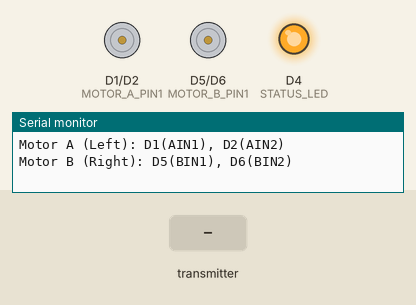
A sketch run on a simulated ESP8266 (NodeMCU). Shown: motor-driver pin pairs drawn as motors (green arrow = first pin HIGH = forward, orange = second pin HIGH = backward, longer = more drive), output pins drawn as LEDs (lit = HIGH), the last lines printed to the serial monitor. The inputs (shaded band) are chosen by the test bench.

Above: at 3.7 s.
3.8 s: the transmitter starts sending encoder1_norm = 1
At 3.96 s:
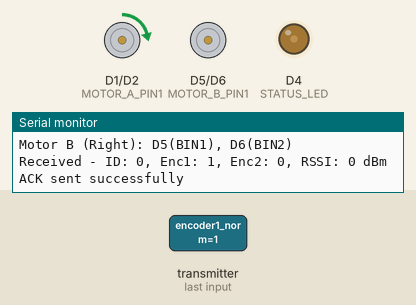
6.8 s: the transmitter starts sending encoder2_norm = 1
At 6.95 s:
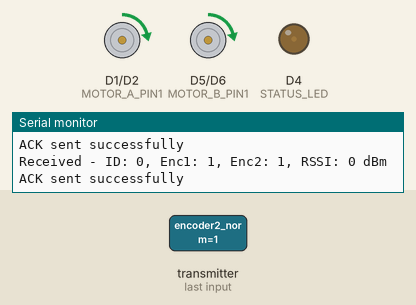
9.8 s: the transmitter starts sending encoder1_norm = 0
At 11.2 s:
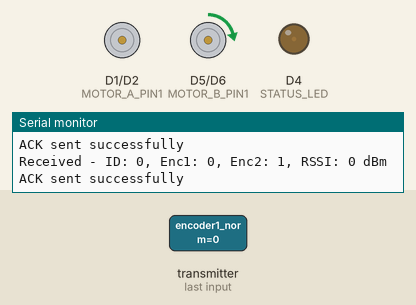
12.8 s: the transmitter starts sending encoder2_norm = 90
At 15.05 s:
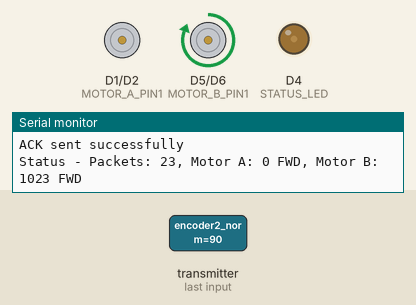
15.8 s: the transmitter starts sending encoder1_norm = 2
At 15.97 s:
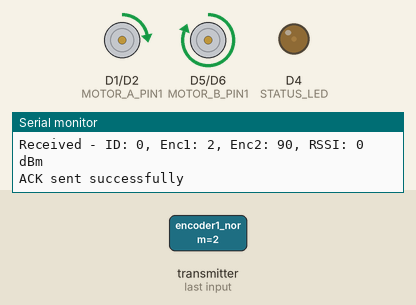
18.8 s: the transmitter starts sending encoder1_norm = 90
At 18.95 s:
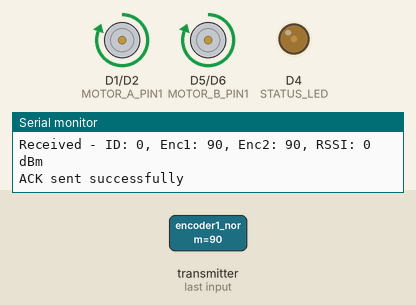
Timing chart, 0 to 22.8 s (numbered marks = the images above; inputs shaded):
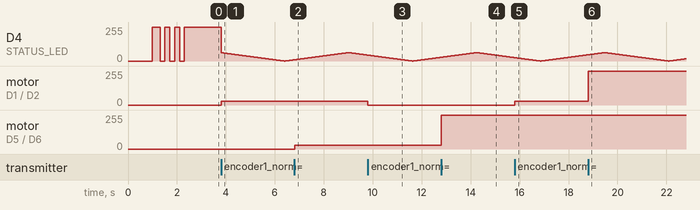

The sketch:

RC_Motors.ino
```cpp
#include <espnow.h>
#include <ESP8266WiFi.h>

// ESP-NOW Configuration
#define ESP_NOW_CHANNEL 1
#define ESP_NOW_ENCRYPT false
#define DATA_TIMEOUT 3000      // Data reception timeout (ms)

// DRV8833 Motor Driver Pin Definitions
// Motor A (Left Motor)
#define MOTOR_A_PIN1 D1  // GPIO5 - AIN1
#define MOTOR_A_PIN2 D2  // GPIO4 - AIN2

// Motor B (Right Motor)
#define MOTOR_B_PIN1 D5  // GPIO14 - BIN1
#define MOTOR_B_PIN2 D6  // GPIO12 - BIN2

// Motor Control Parameters
#define PWM_RANGE 1023        // ESP8266 PWM range (10-bit)
#define MIN_PWM_THRESHOLD 100 // Minimum PWM to overcome motor stiction
#define ENCODER_MAX_VALUE 90  // Maximum encoder value from sender

// Status LED
#define STATUS_LED D4  // GPIO2 - Built-in LED (inverted)

// Data structure matching sender (from Sailing_Control.ino)
typedef struct rotary_message {
  int encoder1_value;
  int encoder1_norm;    // Left motor control (-90 to 90)
  int encoder2_value;
  int encoder2_norm;    // Right motor control (-90 to 90)
  bool button_state;
  bool button2_state;
  uint32_t msg_id;
  uint8_t button_event;
  uint8_t button2_event;
} rotary_message;

// ACK message structure
typedef struct ack_message {
  int rssi;
  uint32_t ack_id;
} ack_message;

// Global variables
rotary_message receivedData;
ack_message ackData;
unsigned long lastDataReceivedTime = 0;
bool dataReceived = false;
uint32_t totalPackets = 0;
uint32_t lastMsgId = 0;
uint8_t senderMac[6];

// Motor control variables
int currentMotorA_Speed = 0;
int currentMotorB_Speed = 0;
bool motorA_Forward = true;
bool motorB_Forward = true;

// Initialize ESP-NOW
bool initESPNow() {
  if (esp_now_init() != 0) {
    Serial.println("Error initializing ESP-NOW");
    return false;
  }
  return true;
}

// Get ESP error message
const char* getESPErrorMsg(int err) {
  switch (err) {
    case 0: return "Success";
    case 1: return "ESP-NOW not init";
    case 2: return "Invalid argument";
    case 3: return "Internal error";
    case 4: return "Out of memory";
    case 5: return "Peer not found";
    case 6: return "Interface error";
    default: return "Unknown error";
  }
}

// Control Motor A (Left Motor)
void controlMotorA(int encoderValue) {
  int pwmValue = 0;

  if (encoderValue == 0) {
    // Stop motor
    digitalWrite(MOTOR_A_PIN1, LOW);
    digitalWrite(MOTOR_A_PIN2, LOW);
    currentMotorA_Speed = 0;
    return;
  }

  // Calculate PWM value (0-90 -> MIN_PWM_THRESHOLD to PWM_RANGE)
  pwmValue = map(abs(encoderValue), 0, ENCODER_MAX_VALUE, MIN_PWM_THRESHOLD, PWM_RANGE);
  pwmValue = constrain(pwmValue, MIN_PWM_THRESHOLD, PWM_RANGE);

  if (encoderValue > 0) {
    // Forward direction
    analogWrite(MOTOR_A_PIN1, pwmValue);
    digitalWrite(MOTOR_A_PIN2, LOW);
    motorA_Forward = true;
  } else {
    // Backward direction
    digitalWrite(MOTOR_A_PIN1, LOW);
    analogWrite(MOTOR_A_PIN2, pwmValue);
    motorA_Forward = false;
  }

  currentMotorA_Speed = pwmValue;
}

// Control Motor B (Right Motor)
void controlMotorB(int encoderValue) {
  int pwmValue = 0;

  if (encoderValue == 0) {
    // Stop motor
    digitalWrite(MOTOR_B_PIN1, LOW);
    digitalWrite(MOTOR_B_PIN2, LOW);
    currentMotorB_Speed = 0;
    return;
  }

  // Calculate PWM value (0-90 -> MIN_PWM_THRESHOLD to PWM_RANGE)
  pwmValue = map(abs(encoderValue), 0, ENCODER_MAX_VALUE, MIN_PWM_THRESHOLD, PWM_RANGE);
  pwmValue = constrain(pwmValue, MIN_PWM_THRESHOLD, PWM_RANGE);

  if (encoderValue > 0) {
    // Forward direction
    analogWrite(MOTOR_B_PIN1, pwmValue);
    digitalWrite(MOTOR_B_PIN2, LOW);
    motorB_Forward = true;
  } else {
    // Backward direction
    digitalWrite(MOTOR_B_PIN1, LOW);
    analogWrite(MOTOR_B_PIN2, pwmValue);
    motorB_Forward = false;
  }

  currentMotorB_Speed = pwmValue;
}

// Emergency stop - stop both motors immediately
void emergencyStop() {
  digitalWrite(MOTOR_A_PIN1, LOW);
  digitalWrite(MOTOR_A_PIN2, LOW);
  digitalWrite(MOTOR_B_PIN1, LOW);
  digitalWrite(MOTOR_B_PIN2, LOW);
  currentMotorA_Speed = 0;
  currentMotorB_Speed = 0;
  Serial.println("EMERGENCY STOP - All motors stopped");
}

// Data receive callback
void OnDataRecv(uint8_t *mac, uint8_t *data, uint8_t data_len) {
  // Get RSSI value
  int receivedRSSI = WiFi.RSSI();

  // Process received data
  if (data_len == sizeof(rotary_message)) {
    memcpy(&receivedData, data, sizeof(rotary_message));

    // Update data reception status
    lastDataReceivedTime = millis();
    dataReceived = true;
    totalPackets++;

    // Control motors based on encoder values
    controlMotorA(receivedData.encoder1_norm);  // Left motor
    controlMotorB(receivedData.encoder2_norm);  // Right motor

    // Debug output
    Serial.print("Received - ID: ");
    Serial.print(receivedData.msg_id);
    Serial.print(", Enc1: ");
    Serial.print(receivedData.encoder1_norm);
    Serial.print(", Enc2: ");
    Serial.print(receivedData.encoder2_norm);
    Serial.print(", RSSI: ");
    Serial.print(receivedRSSI);
    Serial.println(" dBm");

    // Prepare ACK response
    ackData.rssi = receivedRSSI;
    ackData.ack_id = receivedData.msg_id;

    // Store sender MAC address for response
    memcpy(senderMac, mac, 6);

    // Send ACK
    int result = esp_now_send(mac, (uint8_t *)&ackData, sizeof(ackData));
    if (result != 0) {
      Serial.print("ACK send failed: ");
      Serial.println(getESPErrorMsg(result));
    }
  }
}

// Data send callback
void OnDataSent(uint8_t *mac_addr, uint8_t status) {
  if (status == 0) {
    Serial.println("ACK sent successfully");
  } else {
    Serial.println("ACK send failed");
  }
}

void setup() {
  // Initialize serial communication
  Serial.begin(115200);
  delay(1000);

  Serial.println("\n=== ESP8266 RC Motors Receiver ===");

  // Initialize motor control pins
  pinMode(MOTOR_A_PIN1, OUTPUT);
  pinMode(MOTOR_A_PIN2, OUTPUT);
  pinMode(MOTOR_B_PIN1, OUTPUT);
  pinMode(MOTOR_B_PIN2, OUTPUT);

  // Initialize status LED
  pinMode(STATUS_LED, OUTPUT);
  digitalWrite(STATUS_LED, HIGH); // Turn off LED (inverted)

  // Set PWM range for ESP8266
  analogWriteRange(PWM_RANGE);

  // Stop all motors initially
  emergencyStop();

  // Disconnect existing WiFi connection
  WiFi.disconnect(true);
  delay(100);

  // Set WiFi mode to Station
  WiFi.mode(WIFI_STA);
  delay(100);

  // Display MAC address
  String macAddress = WiFi.macAddress();
  Serial.print("MAC Address: ");
  Serial.println(macAddress);

  // Convert MAC to hex format for sender configuration
  uint8_t mac[6];
  WiFi.macAddress(mac);
  Serial.print("MAC for sender config: {0x");
  for (int i = 0; i < 6; i++) {
    Serial.print(mac[i], HEX);
    if (i < 5) Serial.print(", 0x");
  }
  Serial.println("}");

  // Set WiFi channel
  WiFi.channel(ESP_NOW_CHANNEL);
  delay(100);

  // Initialize ESP-NOW
  if (!initESPNow()) {
    Serial.println("ESP-NOW initialization failed");
    while (1) {
      digitalWrite(STATUS_LED, LOW);  // Turn on LED (error indicator)
      delay(500);
      digitalWrite(STATUS_LED, HIGH); // Turn off LED
      delay(500);
    }
  }

  // Register callbacks
  esp_now_register_recv_cb(OnDataRecv);
  esp_now_register_send_cb(OnDataSent);

  Serial.println("Setup complete - Ready to receive motor commands");
  Serial.println("Motor A (Left): D1(AIN1), D2(AIN2)");
  Serial.println("Motor B (Right): D5(BIN1), D6(BIN2)");

  // Indicate ready status
  for (int i = 0; i < 3; i++) {
    digitalWrite(STATUS_LED, LOW);  // Turn on LED
    delay(200);
    digitalWrite(STATUS_LED, HIGH); // Turn off LED
    delay(200);
  }
}

void loop() {
  static unsigned long lastStatusUpdate = 0;

  // Check for data timeout
  if (dataReceived && (millis() - lastDataReceivedTime > DATA_TIMEOUT)) {
    Serial.println("Data timeout - Emergency stop activated");
    emergencyStop();
    dataReceived = false;

    // Flash LED to indicate timeout
    digitalWrite(STATUS_LED, LOW);
    delay(100);
    digitalWrite(STATUS_LED, HIGH);
  }

  // Status LED - breathing effect when receiving data
  if (dataReceived && (millis() - lastDataReceivedTime < DATA_TIMEOUT)) {
    static unsigned long lastLedUpdate = 0;
    static int ledBrightness = 0;
    static int ledDirection = 5;

    if (millis() - lastLedUpdate > 50) {
      ledBrightness += ledDirection;
      if (ledBrightness >= 255 || ledBrightness <= 0) {
        ledDirection = -ledDirection;
      }
      ledBrightness = constrain(ledBrightness, 0, 255);
      analogWrite(STATUS_LED, 255 - ledBrightness); // Inverted LED
      lastLedUpdate = millis();
    }
  } else {
    // No data - solid LED
    digitalWrite(STATUS_LED, HIGH); // Off
  }

  // Print status every 5 seconds
  if (millis() - lastStatusUpdate > 5000) {
    if (!dataReceived) {
      // Print MAC address when no data received (for sender configuration)
      uint8_t mac[6];
      WiFi.macAddress(mac);
      Serial.print("Waiting for sender... MAC: {0x");
      for (int i = 0; i < 6; i++) {
        if (mac[i] < 16) Serial.print("0");
        Serial.print(mac[i], HEX);
        if (i < 5) Serial.print(", 0x");
      }
      Serial.println("}");
    } else {
      Serial.print("Status - Packets: ");
      Serial.print(totalPackets);
      Serial.print(", Motor A: ");
      Serial.print(currentMotorA_Speed);
      Serial.print(motorA_Forward ? " FWD" : " REV");
      Serial.print(", Motor B: ");
      Serial.print(currentMotorB_Speed);
      Serial.println(motorB_Forward ? " FWD" : " REV");
    }
    lastStatusUpdate = millis();
  }

  // Allow ESP8266 to handle background tasks
  yield();
  delay(1);
}
```

Measured:
- after the input at 3.8 s, motor on D1 (MOTOR_A_PIN1) / D2 (MOTOR_A_PIN2): stopped → forward 27/255 at once
- after the input at 6.8 s, motor on D5 (MOTOR_B_PIN1) / D6 (MOTOR_B_PIN2): stopped → forward 27/255 at once
- after the input at 9.8 s, motor on D1 (MOTOR_A_PIN1) / D2 (MOTOR_A_PIN2): forward 27/255 → stopped at once
- after the input at 12.8 s, motor on D5 (MOTOR_B_PIN1) / D6 (MOTOR_B_PIN2): forward 27/255 → forward 255/255 at once
- after the input at 15.8 s, motor on D1 (MOTOR_A_PIN1) / D2 (MOTOR_A_PIN2): stopped → forward 30/255 at once
- after the input at 18.8 s, motor on D1 (MOTOR_A_PIN1) / D2 (MOTOR_A_PIN2): forward 30/255 → forward 255/255 at once
